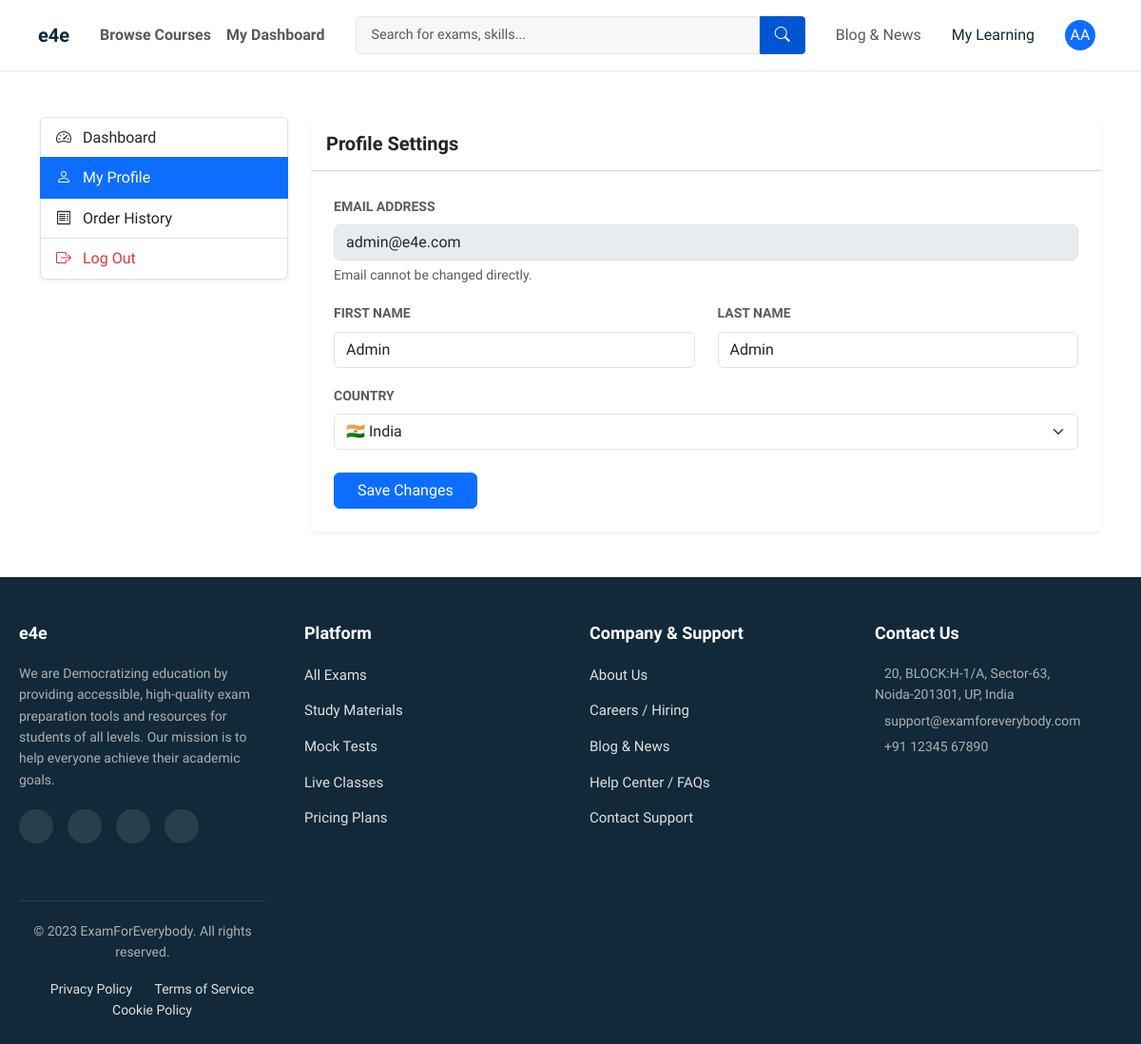
Page /accounts/profile/ (signed in) on the committed database.
### users/models.py (models this page shows, shortened)
class CustomUser(AbstractUser):
    class Role(models.TextChoices):
        STUDENT = 'STUDENT', 'Student'
        INSTRUCTOR = 'INSTRUCTOR', 'Instructor'
        ADMIN = 'ADMIN', 'Admin'
    country = models.CharField(
        max_length=2,
        choices=COUNTRY_CHOICES,
        default='IN',
        verbose_name=("Country")
    )
    role = models.CharField(
        max_length=15,
        choices=Role.choices,
        default=Role.STUDENT,
        verbose_name="User Role"
    )
    bio = models.TextField(
        blank=True,
        null=True
    )
    REQUIRED_FIELDS = ['email', 'role']

### users/views.py (the view)
# urls.py: path('profile/', views.profile, name='profile'),
@login_required
def profile(request):
    if request.method == 'POST':
        form = UserUpdateForm(request.POST, instance=request.user)
        if form.is_valid():
            form.save()
            messages.success(request, 'Your profile has been updated!')
            return redirect('profile')
    else:
        form = UserUpdateForm(instance=request.user)
    return render(request, 'users/profile.html', {'form': form})

### users/forms.py
class UserUpdateForm(forms.ModelForm):
    class Meta:
        model = CustomUser
        fields = ['first_name', 'last_name', 'country']
        widgets = {
            'first_name': forms.TextInput(attrs={'class': 'form-control', 'placeholder': 'First Name'}),
            'last_name': forms.TextInput(attrs={'class': 'form-control', 'placeholder': 'Last Name'}),
            'country': forms.Select(attrs={'class': 'form-select'}),
        }

### core/context_processors.py (called while the page is built)
def global_categories(request):
    return {
        'PAYMENTS_ACTIVE': settings.PAYMENTS_ACTIVE,
        'navbar_categories': Category.objects.filter(parent_category__isnull=True).prefetch_related('children')
    }

### templates/users/profile.html (shortened to what this page needs)
{% extends 'base.html' %}
{% load static %}
{% block content %}
<div class="container py-5">
    <div class="row">
        <div class="col-md-3 mb-4">
            <div class="list-group shadow-sm">
                <a href="{% url 'dashboard' %}" class="list-group-item list-group-item-action">
                    <i class="bi bi-speedometer2 me-2"></i> Dashboard
                </a>
                <a href="{% url 'profile' %}" class="list-group-item list-group-item-action active">
                    <i class="bi bi-person me-2"></i> My Profile
                </a>
                <a href="{% url 'order_history' %}" class="list-group-item list-group-item-action">
                    <i class="bi bi-receipt me-2"></i> Order History
                </a>
                <a href="{% url 'logout' %}" class="list-group-item list-group-item-action text-danger">
                    <i class="bi bi-box-arrow-right me-2"></i> Log Out
                </a>
            </div>
        </div>
        <div class="col-md-9">
            <div class="card border-0 shadow-sm">
                <div class="card-header bg-white py-3">
                    <h5 class="mb-0 fw-bold">Profile Settings</h5>
                </div>
                <div class="card-body p-4">
                    <form method="post">
                        <div class="mb-3">
                            <label class="form-label text-muted small text-uppercase fw-bold">Email Address</label>
                            <input type="text" class="form-control" value="{{ user.email }}" disabled>
                            <div class="form-text">Email cannot be changed directly.</div>
                        </div>
                        <div class="row">
                            <div class="col-md-6 mb-3">
                                <label class="form-label text-muted small text-uppercase fw-bold">First Name</label>
                                {{ form.first_name }}
                            </div>
                            <div class="col-md-6 mb-3">
                                <label class="form-label text-muted small text-uppercase fw-bold">Last Name</label>
                                {{ form.last_name }}
                            </div>
                        </div>
                        <div class="mb-4">
                            <label class="form-label text-muted small text-uppercase fw-bold">Country</label>
                            {{ form.country }}
                        </div>
                        <button type="submit" class="btn btn-primary px-4">Save Changes</button>
                    </form>
                </div>
            </div>
        </div>
    </div>
</div>
{% endblock %}

### templates/base.html (shortened to what this page needs)
{% load static %}
{% load i18n %}
<!DOCTYPE html>
<html lang="{{ LANGUAGE_CODE }}">
<head>
    <link href="https://cdn.jsdelivr.net/npm/bootstrap@5.3.0/dist/css/bootstrap.min.css" rel="stylesheet">
    <link rel="stylesheet" href="https://cdn.jsdelivr.net/npm/bootstrap-icons@1.10.5/font/bootstrap-icons.css">
    <link rel="stylesheet" href="{% static 'css/style.css' %}">
</head>
<body class="d-flex flex-column min-vh-100">
    <nav class="navbar navbar-expand-lg navbar-light bg-white sticky-top">
        <div class="container-fluid px-4">
            <a class="navbar-brand d-flex align-items-center p-0 me-4" href="{% url 'home' %}">
                 <text x="70" y="40" font-family="Arial, sans-serif" font-size="24" font-weight="bold" fill="#0056D2">e4e</text> </svg>
            </a>
            <div class="collapse navbar-collapse" id="mainNav">
               <ul class="navbar-nav ms-auto mb-2 mb-lg-0">
    <li class="nav-item">
        <a class="nav-link fw-semibold" href="{% url 'explore' %}">Browse Courses</a>
    </li>
    {% if user.is_authenticated %}
        <li class="nav-item">
            <a class="nav-link fw-semibold" href="{% url 'dashboard' %}">My Dashboard</a>
        </li>
        {% endif %}
</ul>
                <form class="d-flex flex-grow-1 mx-lg-4 my-2 my-lg-0 position-relative" action="{% url 'search' %}" method="get">
    <input class="form-control search-input w-100" type="search" name="q" placeholder="Search for exams, skills..." required>
    <button class="btn-search" type="submit">
        <i class="bi bi-search"></i>
    </button>
</form>
                <ul class="navbar-nav ms-auto align-items-center">
                    <li><a class="nav-link" href="{% url 'blog:post_list' %}">Blog & News</a></li>
                    {% if user.is_authenticated %}
                        <li class="nav-item me-3">
                            <a href="{% url 'home' %}" class="nav-link" style="color: var(--brand-dark);">{% trans "My Learning" %}</a>
                        </li>
                        <li class="nav-item dropdown">
                            <a class="nav-link" href="#" data-bs-toggle="dropdown">
                                <div class="avatar-circle bg-primary text-white rounded-circle d-flex align-items-center justify-content-center" style="width: 32px; height: 32px;">
                                    {{ user.first_name|first|upper }}{{ user.last_name|first|upper }}
                                </div>
                            </a>
                        </li>
                    {% endif %}
                </ul>
            </div>
        </div>
    </nav>
    <main class="flex-grow-1">
        {% block content %}{% endblock %}
    </main>
<footer class="site-footer">
  <div class="footer-container">
    <div class="footer-col">
      <h3>e4e</h3>
      <p class="footer-about-text">
        We are Democratizing education by providing accessible, high-quality exam preparation tools and resources for students of all levels. Our mission is to help everyone achieve their academic goals.
      </p>
      <div class="social-icons">
        <a href="#"></a>
        <a href="#"></a>
        <a href="#"></a>
        <a href="#"></a>
      </div>
    </div>
    <div class="footer-col">
      <h3>Platform</h3>
      <ul class="footer-links">
        <li><a href="#">All Exams</a></li>
        <li><a href="#">Study Materials</a></li>
        <li><a href="#">Mock Tests</a></li>
        <li><a href="#">Live Classes</a></li>
        <li><a href="#">Pricing Plans</a></li>
      </ul>
    </div>
    <div class="footer-col">
      <h3>Company & Support</h3>
      <ul class="footer-links">
        <li><a href="#">About Us</a></li>
        <li><a href="#">Careers / Hiring</a></li>
        <li><a href="{% url 'blog:post_list' %}">Blog & News</a></li>
        <li><a href="#">Help Center / FAQs</a></li>
        <li><a href="#">Contact Support</a></li>
      </ul>
    </div>
    <div class="footer-col">
      <h3>Contact Us</h3>
      <address class="footer-address">
        <p>
           20, BLOCK:H-1/A, Sector-63,<br>
           Noida-201301, UP, India
        </p>
        <p> support@examforeverybody.com</p>
        <p> +91 12345 67890</p>
      </address>
    </div>
  </div>
  <div class="footer-container">
      <div class="footer-bottom">
        <p>&copy; 2023 ExamForEverybody. All rights reserved.</p>
        <div class="footer-bottom-links">
            <a href="#">Privacy Policy</a>
            <a href="#">Terms of Service</a>
            <a href="#">Cookie Policy</a>
        </div>
      </div>
  </div>
</footer>
</body>
</html>

### static/css/style.css (style rules this page uses)
:root { --brand-dark: #112938; --brand-primary: #0056D2; --brand-bg-light: #F5F7F8; --brand-border: #e5e7eb; --text-main: #1F1F1F; --text-secondary: #636363; --font-stack: 'Source Sans Pro', sans-serif; --shadow-soft: 0 4px 12px rgba(17, 41, 56, 0.08); --shadow-hover: 0 8px 24px rgba(17, 41, 56, 0.12); }
body { font-family: var(--font-stack); color: var(--text-main); background-color: #fff; line-height: 1.6; -webkit-font-smoothing: antialiased; }
h1, h2, h3, h4, .navbar-brand { font-family: var(--font-stack); font-weight: 700; color: var(--brand-dark); }
.navbar { background-color: #fff; border-bottom: 1px solid var(--brand-border); padding: 0.8rem 1rem; box-shadow: none; }
.navbar .search-input { border: 1px solid var(--brand-border); background-color: var(--brand-bg-light); border-radius: 4px 0 0 4px; padding: 0.5rem 1rem; font-size: 0.9rem; }
.btn-search { background-color: var(--brand-primary); color: #fff; border: 1px solid var(--brand-primary); border-radius: 0 4px 4px 0; padding: 0 15px; display: flex; align-items: center; justify-content: center; transition: background-color 0.2s; }
.card-body { padding: 1.2rem; }
footer { background-color: var(--brand-dark) !important; color: #fff !important; padding-top: 3rem; padding-bottom: 1.5rem; }
footer a { color: #e0e0e0 !important; text-decoration: none; transition: color 0.2s; }
footer p, footer li, footer span { color: #b0b0b0 !important; }
.footer-container { max-width: 1200px; margin: 0 auto; padding: 0 20px; display: grid; grid-template-columns: repeat(4, 1fr); gap: 40px; }
.footer-col h3 { color: #ffffff; font-size: 18px; margin-bottom: 20px; font-weight: 600; }
.footer-about-text { font-size: 14px; margin-bottom: 20px; }
.footer-links { list-style: none; padding: 0; margin: 0; }
.footer-links li { margin-bottom: 12px; }
.footer-links a { color: #b3b3b3; text-decoration: none; transition: color 0.3s ease; font-size: 15px; }
.footer-address { font-style: normal; font-size: 14px; }
.footer-address p { margin: 5px 0; }
.social-icons { display: flex; gap: 15px; margin-top: 20px; }
.social-icons a { display: inline-flex; align-items: center; justify-content: center; width: 36px; height: 36px; background-color: rgba(255,255,255,0.1); color: #ffffff; border-radius: 50%; text-decoration: none; transition: all 0.3s ease; }
.footer-bottom { margin-top: 60px; padding-top: 20px; border-top: 1px solid rgba(255,255,255,0.1); text-align: center; font-size: 14px; display: flex; justify-content: space-between; flex-wrap: wrap; }
.footer-bottom-links a { color: #b3b3b3; text-decoration: none; margin-left: 20px; }

### rows in the picture
CustomUser: first_name|first "A", last_name|first "A", email "admin@e4e.com", first_name "Admin", last_name "Admin", country "🇮🇳 India"
